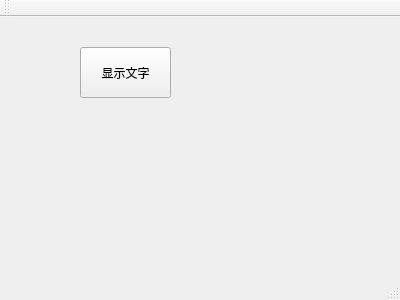
<?xml version="1.0" encoding="UTF-8"?>
<ui version="4.0">
 <class>MainWindow</class>
 <widget class="QMainWindow" name="MainWindow">
  <property name="geometry">
   <rect>
    <x>0</x>
    <y>0</y>
    <width>400</width>
    <height>300</height>
   </rect>
  </property>
  <property name="windowTitle">
   <string>MainWindow</string>
  </property>
  <widget class="QWidget" name="centralWidget">
   <widget class="QPushButton" name="pushButton">
    <property name="geometry">
     <rect>
      <x>80</x>
      <y>30</y>
      <width>91</width>
      <height>51</height>
     </rect>
    </property>
    <property name="text">
     <string>显示文字</string>
    </property>
   </widget>
  </widget>
  <widget class="QMenuBar" name="menuBar">
   <property name="geometry">
    <rect>
     <x>0</x>
     <y>0</y>
     <width>400</width>
     <height>22</height>
    </rect>
   </property>
  </widget>
  <widget class="QToolBar" name="mainToolBar">
   <attribute name="toolBarArea">
    <enum>TopToolBarArea</enum>
   </attribute>
   <attribute name="toolBarBreak">
    <bool>false</bool>
   </attribute>
  </widget>
  <widget class="QStatusBar" name="statusBar"/>
 </widget>
 <layoutdefault spacing="6" margin="11"/>
 <resources/>
 <connections/>
</ui>
